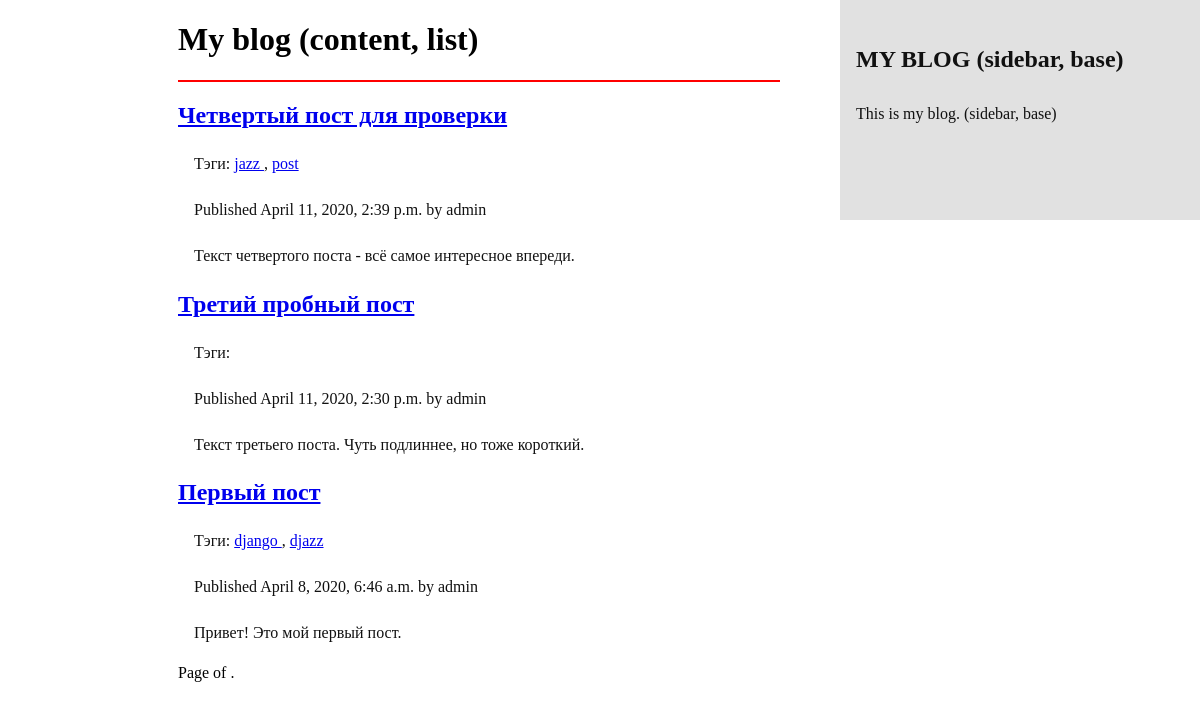
The page / on the database its author committed.
### blog/models.py (models this page shows, shortened)
class Post(models.Model):
    STATUS_CHOICES = (
        ('draft', 'Draft'),
        ('published', 'Published'),
    )
    title = models.CharField(max_length=250)
    slug = models.CharField(max_length=250, unique_for_date='publish')
    author = models.ForeignKey(User, on_delete=models.DO_NOTHING, related_name='blog_posts')
    body = models.TextField()
    publish = models.DateTimeField(default=timezone.now)
    created = models.DateTimeField(auto_now_add=True)
    updated = models.DateTimeField(auto_now=True)
    status = models.CharField(max_length=10, choices=STATUS_CHOICES, default='draft')
    tags = TaggableManager()
    def get_absolute_url(self):
        return reverse('blog:post_detail',
                       args=(self.publish.year,
                             self.publish.strftime('%m'),
                             self.publish.strftime('%d'),
                             self.slug,
                             ))
    class Meta:
        ordering = ('-publish',)

### blog/views.py (the view)
# urls.py: path('',              views.post_list, name='post_list'),         # Вариант на "общих" представлениях (views)
def post_list(request, tag_slug=None):
    object_list = Post.objects.filter(status='published')
    tag = None
    if tag_slug:
        tag = get_object_or_404(Tag, slug=tag_slug)
        object_list = object_list.filter(tags__in=[tag])
    paginator = Paginator(object_list, 3)               # 3 поста на странице
    page = request.GET.get('page')
    try:
        posts = paginator.page(page)
    except PageNotAnInteger:
        posts = paginator.page(1)
    except EmptyPage:
        posts = paginator.page(paginator.num_pages)
    return render(request,
                  'blog/post/list.html',
                  {'page': page,
                   'posts': posts,
                   'tag': tag,
                   })

### templates/blog/post/list.html (shortened to what this page needs)
{% extends "blog/base.html" %}
{% block content %}
    <h1>My blog (content, list)</h1>
    <hr align="left">
    {% for post in posts %}
        <h2>
            <a href="{{ post.get_absolute_url }}">{{ post.title }}</a>
        </h2>
        <p class="tags">
            Тэги:
            {% for tag in post.tags.all %}
                <a href="{% url "blog:post_list_by_tag" tag.slug %}">
                    {{ tag.name }}
                </a>
                {% if not forloop.last %}, {% endif %}
            {% endfor %}
        </p>
        <p class="date">
            Published {{ post.publish }} by {{ post.author }}
        </p>
        {{ post.body|truncatewords:30|linebreaks }}
    {% endfor %}
    {% include "pagination.html" with page=page_obj %}
{% endblock %}

### blog/static/css/blog.css (style rules this page uses)
.sidenav h2, p { padding: 6px 8px 6px 16px; text-decoration: none; color: #111111; display: block; }
hr { width: 60%; border: none; background-color: red; color: red; height: 2px; }

### rows shown on the page
Post: title "Четвертый пост для проверки", publish "April 11, 2020, 2:39 p.m.", author "admin", body "Текст четвертого поста - всё самое интересное впереди."
Tag: name "jazz"
Tag: name "post"
Post: title "Третий пробный пост", publish "April 11, 2020, 2:30 p.m.", author "admin", body "Текст третьего поста. Чуть подлиннее, но тоже короткий."
Post: title "Первый пост", publish "April 8, 2020, 6:46 a.m.", author "admin", body "Привет! Это мой первый пост."
Tag: name "django"
Tag: name "djazz"
